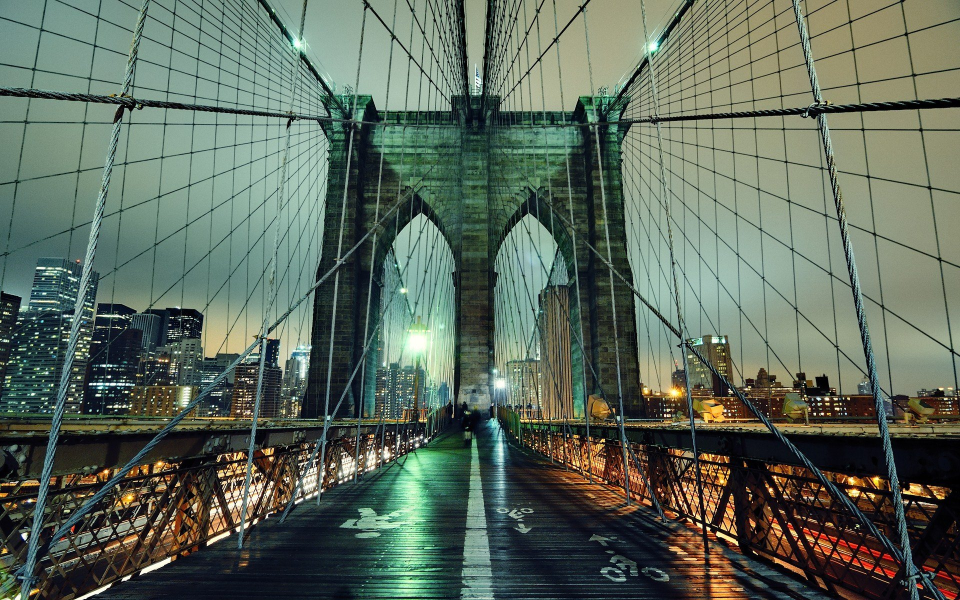
#> input picture cv_task3/bruklinskij-most.jpg, 1920 x 1200 px (shown at 1/2 size)
$ jupyter execute --allow-errors task3.ipynb
#> lines starting #> are read from the running program, lines starting #| are printed output that depends on the picture
#> further down, img is the input picture: shape (1200, 1920, 3); mean B, G, R 92, 105.6, 93
[cell 1]
import tkinter as tk
import matplotlib.pyplot as plt
from matplotlib.backends.backend_tkagg import (
    FigureCanvasTkAgg, NavigationToolbar2Tk)
from matplotlib.figure import Figure
import numpy as np
import cv2

def local_equalize_histogram(img_name):
#> called with img_name = 'bruklinskij-most.jpg'
    img = cv2.imread(img_name)
    img_YUV = cv2.cvtColor(img, cv2.COLOR_BGR2YUV) # яркость (Y) и два цветоразностных компонента (U и V)
#> img_YUV: shape (1200, 1920, 3); mean of channels 0, 1, 2 100.3, 123.9, 121.6

    n = len(img_YUV)
#> n = 1200
    m = len(img_YUV[0])
#> m = 1920
    Y = []
    U = []
    V = []
    for i in range(n):
        for j in range(m):
            Y.append(img_YUV[i][j][0])
            U.append(img_YUV[i][j][1])
            V.append(img_YUV[i][j][2])
#> after the loop, U = 2304000 items; V = 2304000 items; Y = 2304000 items

    Y = np.array(Y)
    U = np.array(U)
    V = np.array(V)

    Y = np.reshape(Y, (n, m))
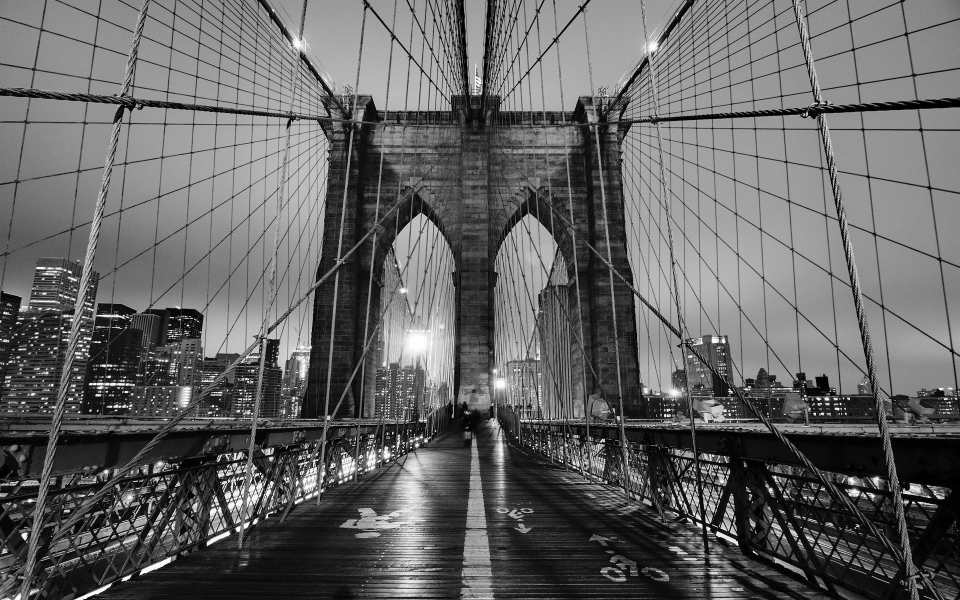
#> Y: shape (1200, 1920) (shown at 1/2 size); min 0, max 255, mean 100.3
    U = np.reshape(U, (n, m))
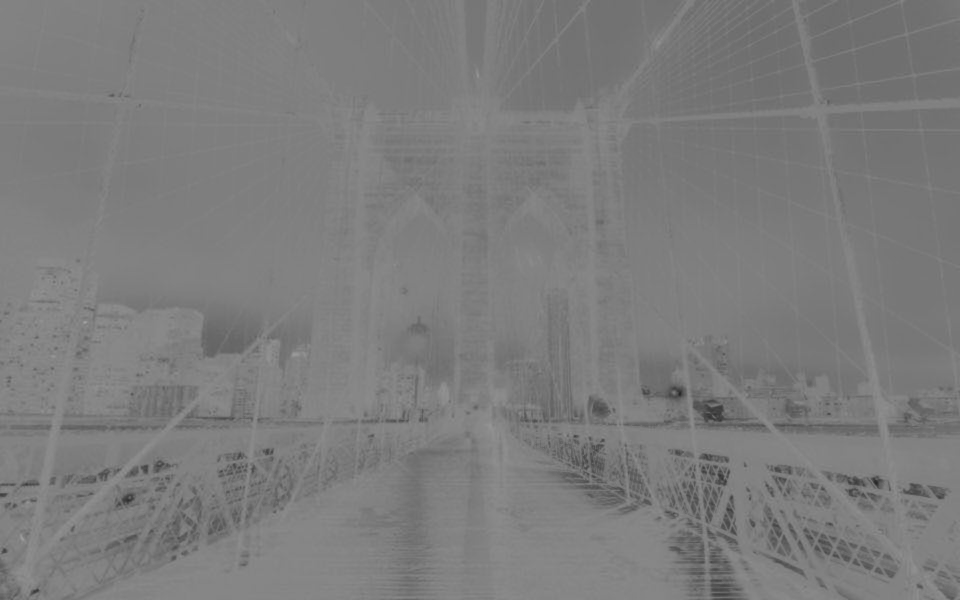
#> U: shape (1200, 1920) (shown at 1/2 size); min 35, max 164, mean 123.9
    V = np.reshape(V, (n, m))
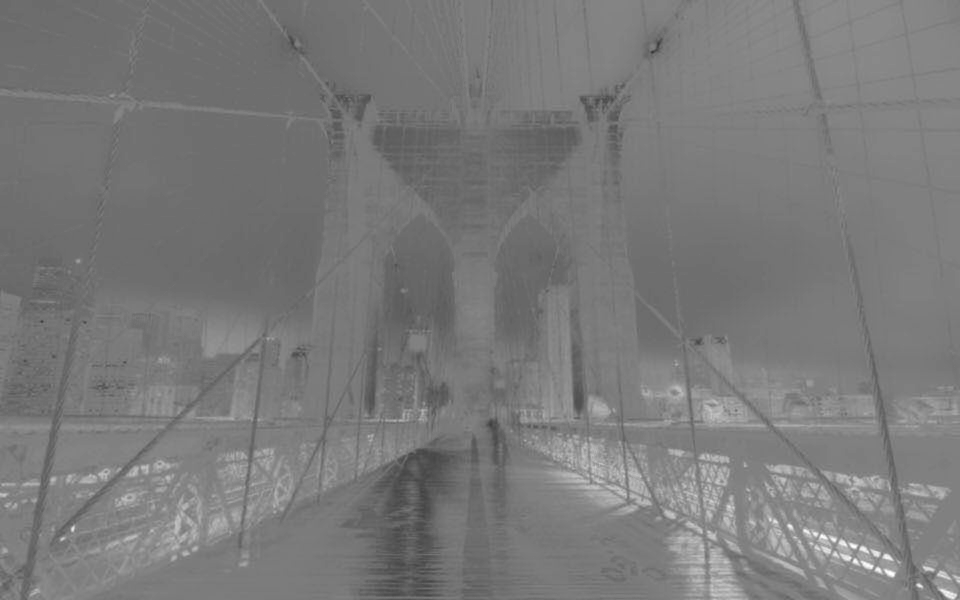
#> V: shape (1200, 1920) (shown at 1/2 size); min 51, max 255, mean 121.6
    # https://docs.opencv.org/master/d5/daf/tutorial_py_histogram_equalization.html
    clahe = cv2.createCLAHE(clipLimit=2.0, tileGridSize=(8,8))
    Y = clahe.apply(Y)
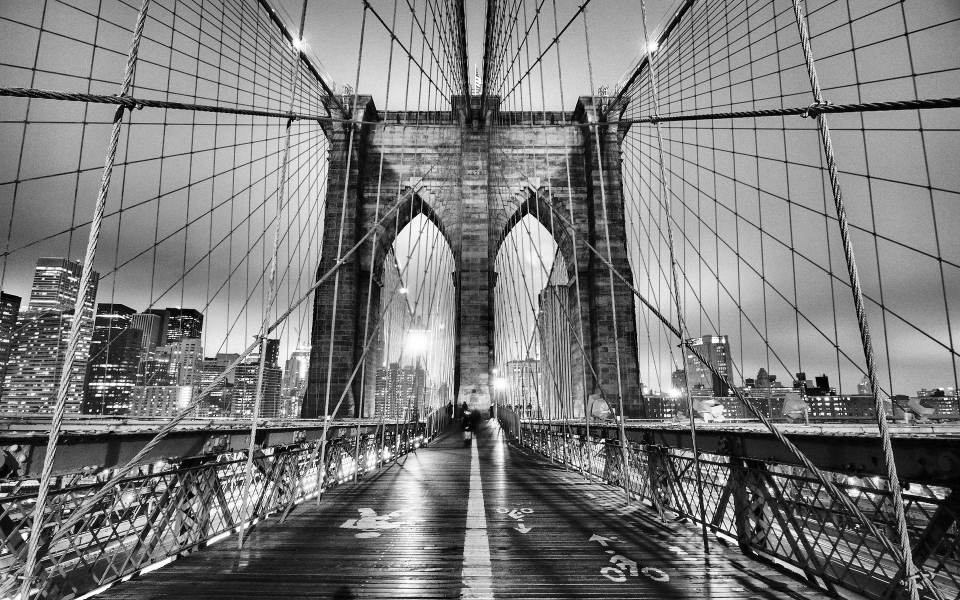
#> Y: shape (1200, 1920) (shown at 1/2 size); min 0, max 255, mean 123.4

    img = cv2.merge([Y, U, V])
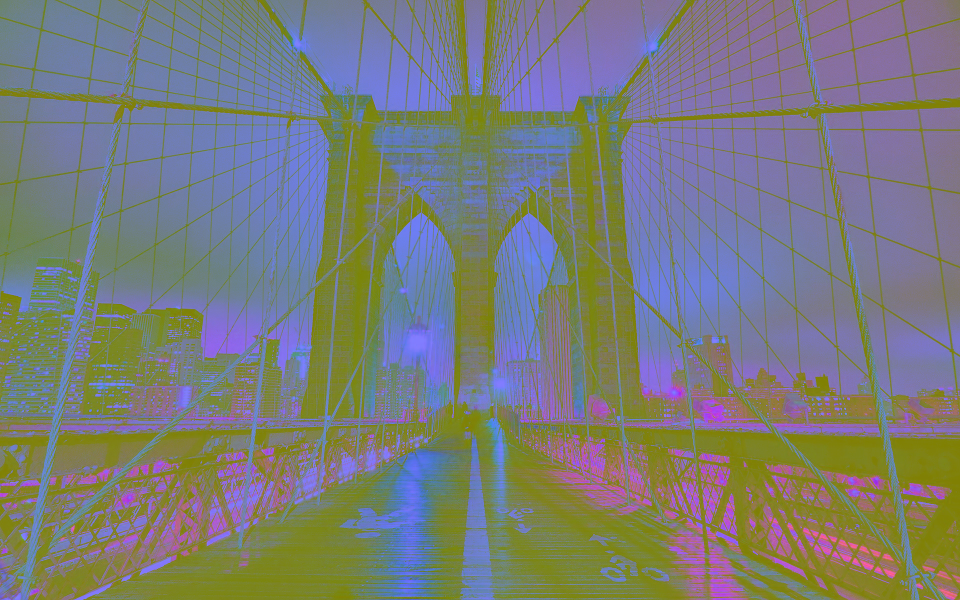
#> img: shape (1200, 1920, 3) (shown at 1/2 size); mean of channels 0, 1, 2 123.4, 123.9, 121.6; drawn as B, G, R
    return cv2.cvtColor(img, cv2.COLOR_YUV2BGR)
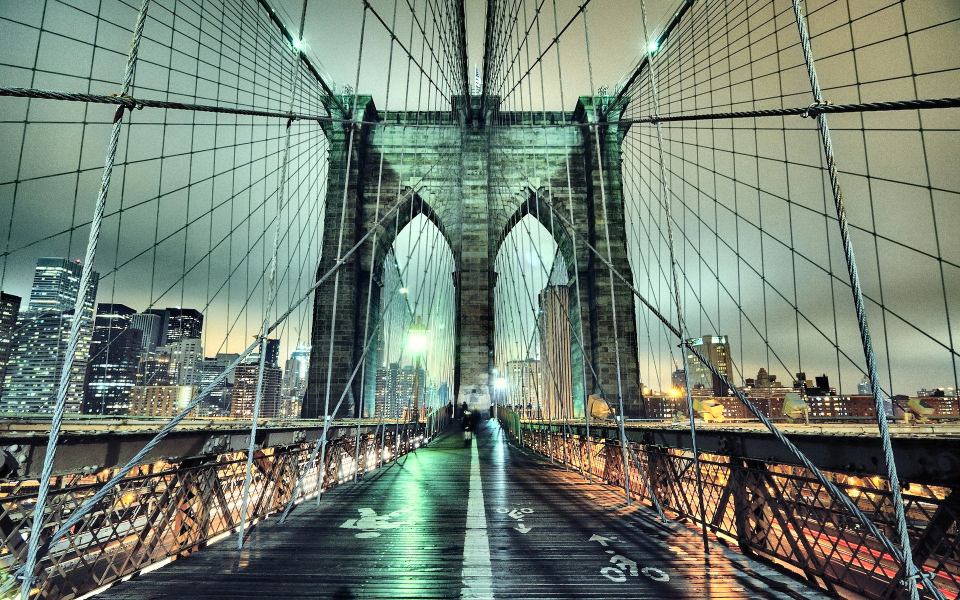
#> returned value: shape (1200, 1920, 3) (shown at 1/2 size); mean B, G, R 115.2, 128.7, 115.8

# [27 lines left out: function equalize_histogram, not called in this run]

def gaussian_blur(img_name):
    img = cv2.imread(img_name)
    return cv2.GaussianBlur(img, (11, 11), 0)
# https://docs.opencv.org/3.4/d2/d2c/tutorial_sobel_derivatives.html
def sobel_filter_x(img_name):
    img = cv2.imread(img_name)
    return cv2.Sobel(img, 2, 1, 0, ksize = 5)

def sobel_filter_y(img_name):
    img = cv2.imread(img_name)
    return cv2.Sobel(img, 2, 0, 1, ksize = 5)
# https://docs.opencv.org/3.4/d5/db5/tutorial_laplace_operator.html
def laplacian_filter(img_name):
    img = cv2.imread(img_name)
    return cv2.Laplacian(img, 2)

# [31 lines left out: functions alpha_channel, errosion, dilation, opening, closing, not called in this run]


class BaseWindow(tk.Tk):
    def __init__(self, img1, str1, img2, str2):
        super().__init__()
        self.geometry("750x750")
        self.title("Использование библиотеки TKinter - построение графиков")
        canvas = tk.Canvas(self, width = 0, height = -10)
        canvas.pack()
        fig, ax = plt.subplots(1, 2, figsize=(25, 50))

        ax[0].imshow(cv2.cvtColor(img1, cv2.COLOR_BGR2RGB))
        ax[0].set_title(str1)

        ax[1].imshow(cv2.cvtColor(img2, cv2.COLOR_BGR2RGB))
        ax[1].set_title(str2)

        canvas = FigureCanvasTkAgg(fig, master=self)
        canvas.get_tk_widget().pack()

#> (the rest of this cell did not finish here and is left out)

$ run again, with cv_task3/1252742a-a78d-4ded-a94b-c5c6d6efa6df.png saved as cv_task3/bruklinskij-most.jpg
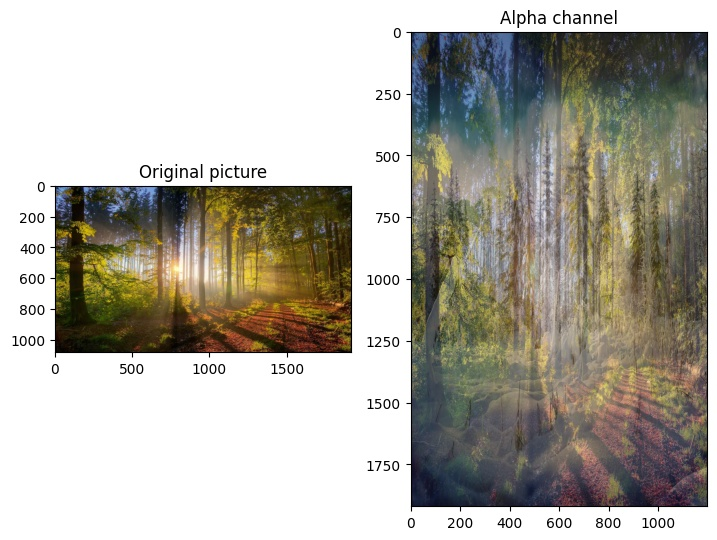
#> input picture cv_task3/1252742a-a78d-4ded-a94b-c5c6d6efa6df.png, 717 x 540 px
#> img is the input picture: shape (540, 717, 3); mean B, G, R 166.3, 175.7, 178.9
#> img_YUV: shape (540, 717, 3); mean of channels 0, 1, 2 175.6, 123.5, 130.9
#> n = 540
#> m = 717
#> after the loop in local_equalize_histogram, `for i in range(n):`: U = 387180 items
#> in local_equalize_histogram, `img = cv2.merge([Y, U, V])`:
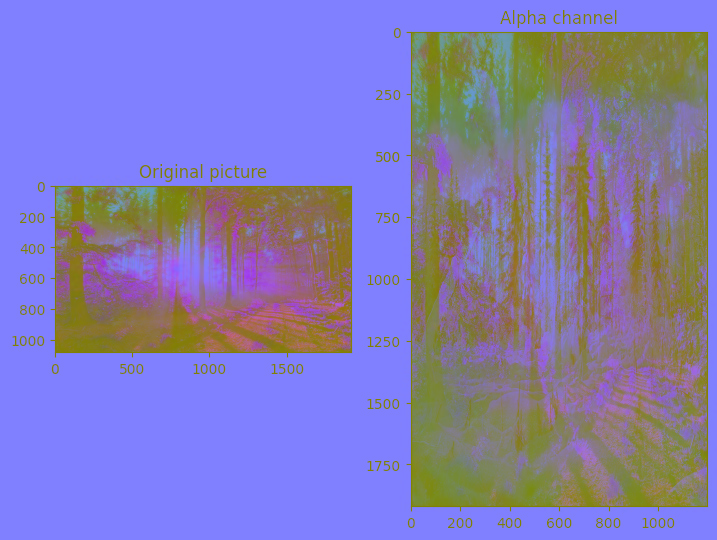
#> img: shape (540, 717, 3); mean of channels 0, 1, 2 182.1, 123.5, 130.9; drawn as B, G, R
#> in local_equalize_histogram, `return cv2.cvtColor(img, cv2.COLOR_YUV2BGR)`:
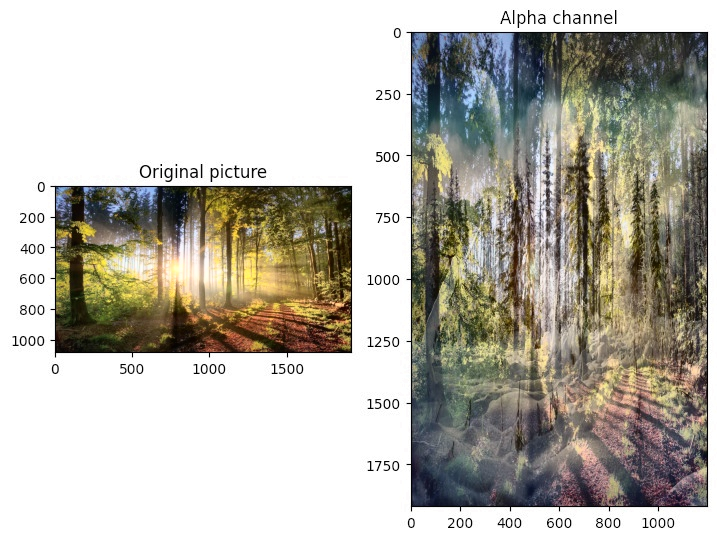
#> returned value: shape (540, 717, 3); mean B, G, R 172.9, 182.2, 185.4

$ run again, with cv_task3/265f9392-1d42-4f31-808d-d734f653bb12.png saved as cv_task3/bruklinskij-most.jpg
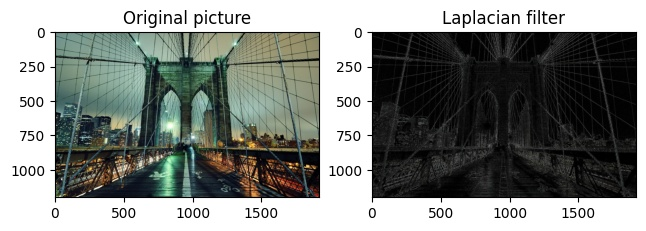
#> input picture cv_task3/265f9392-1d42-4f31-808d-d734f653bb12.png, 646 x 231 px
#> img is the input picture: shape (231, 646, 3); mean B, G, R 131.8, 135.7, 132.1
#> img_YUV: shape (231, 646, 3); mean of channels 0, 1, 2 134.2, 126.8, 126.1
#> n = 231
#> m = 646
#> after the loop in local_equalize_histogram, `for i in range(n):`: U = 149226 items
#> in local_equalize_histogram, `img = cv2.merge([Y, U, V])`:
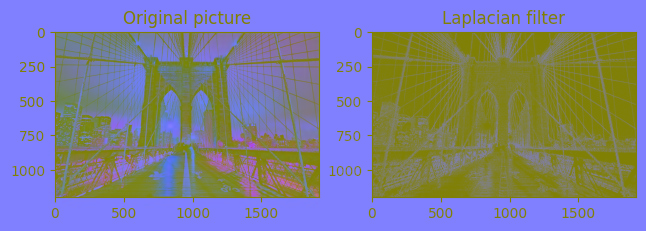
#> img: shape (231, 646, 3); mean of channels 0, 1, 2 149.1, 126.8, 126.1; drawn as B, G, R
#> in local_equalize_histogram, `return cv2.cvtColor(img, cv2.COLOR_YUV2BGR)`:
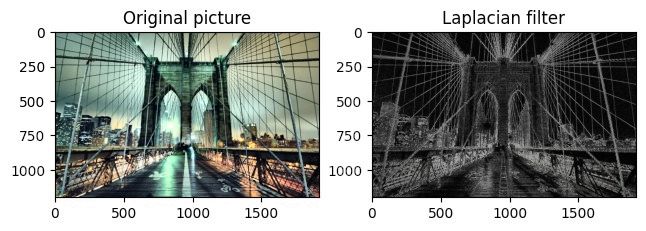
#> returned value: shape (231, 646, 3); mean B, G, R 146.7, 150.6, 146.9

$ run again, with cv_task3/4c4a36c2-2430-41b5-9030-25d463613123.png saved as cv_task3/bruklinskij-most.jpg
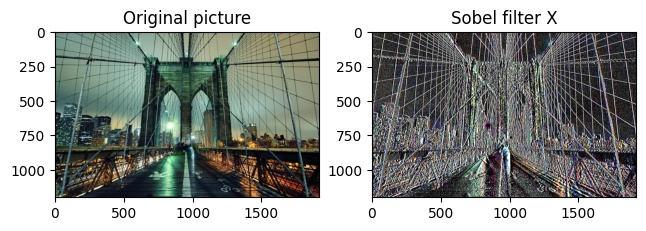
#> input picture cv_task3/4c4a36c2-2430-41b5-9030-25d463613123.png, 646 x 231 px
#> img is the input picture: shape (231, 646, 3); mean B, G, R 151.5, 155, 151.7
#> img_YUV: shape (231, 646, 3); mean of channels 0, 1, 2 153.6, 127, 126.3
#> n = 231
#> m = 646
#> after the loop in local_equalize_histogram, `for i in range(n):`: U = 149226 items
#> in local_equalize_histogram, `img = cv2.merge([Y, U, V])`:
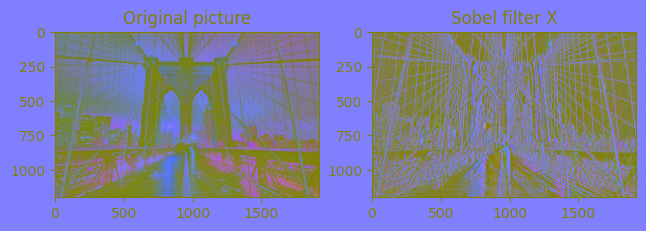
#> img: shape (231, 646, 3); mean of channels 0, 1, 2 168.1, 127, 126.3; drawn as B, G, R
#> in local_equalize_histogram, `return cv2.cvtColor(img, cv2.COLOR_YUV2BGR)`:
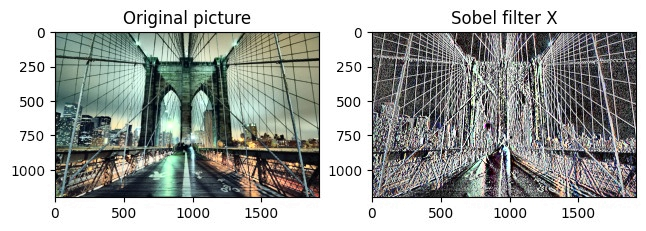
#> returned value: shape (231, 646, 3); mean B, G, R 166.1, 169.5, 166.2
